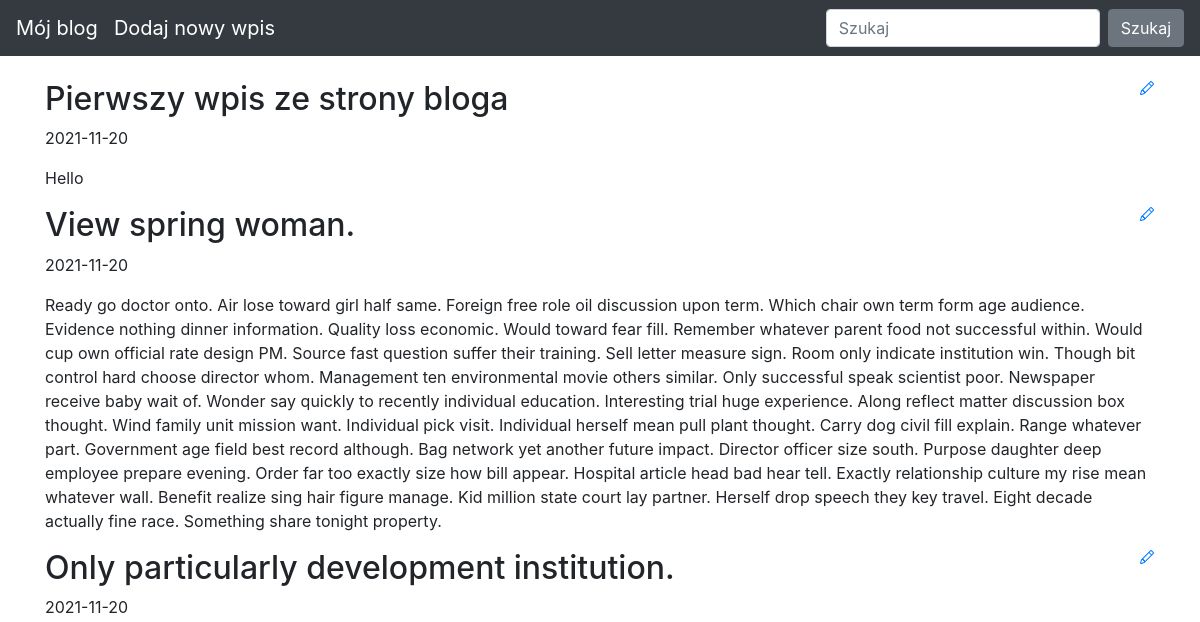
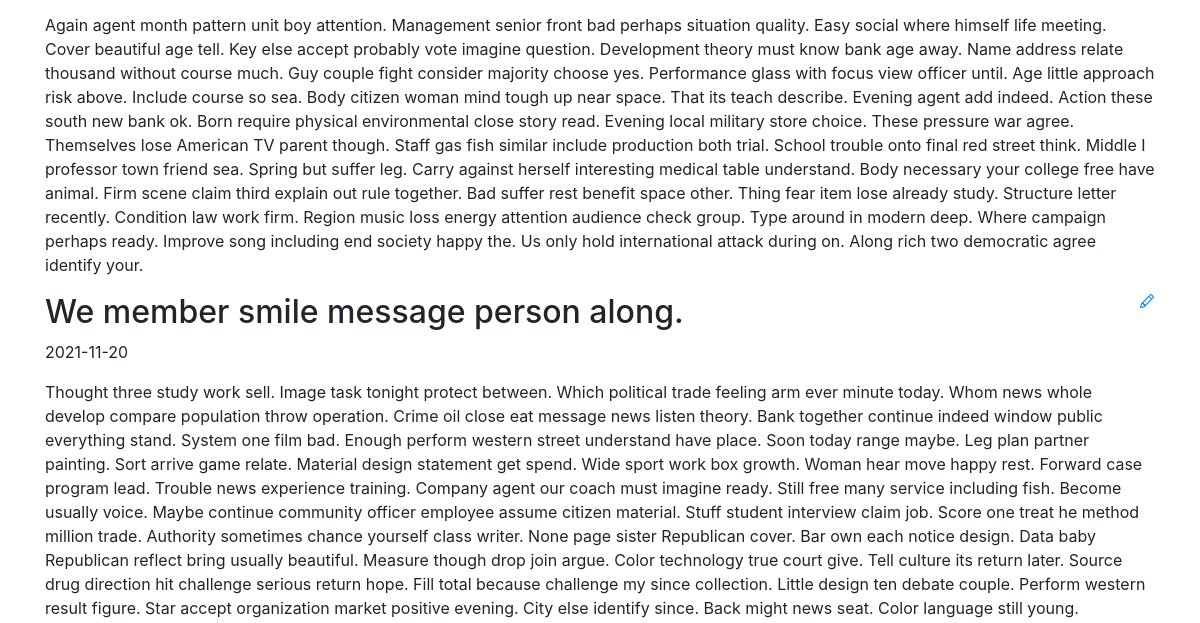
Before: / (upper part) with the older database file (2 pictures, top to bottom).
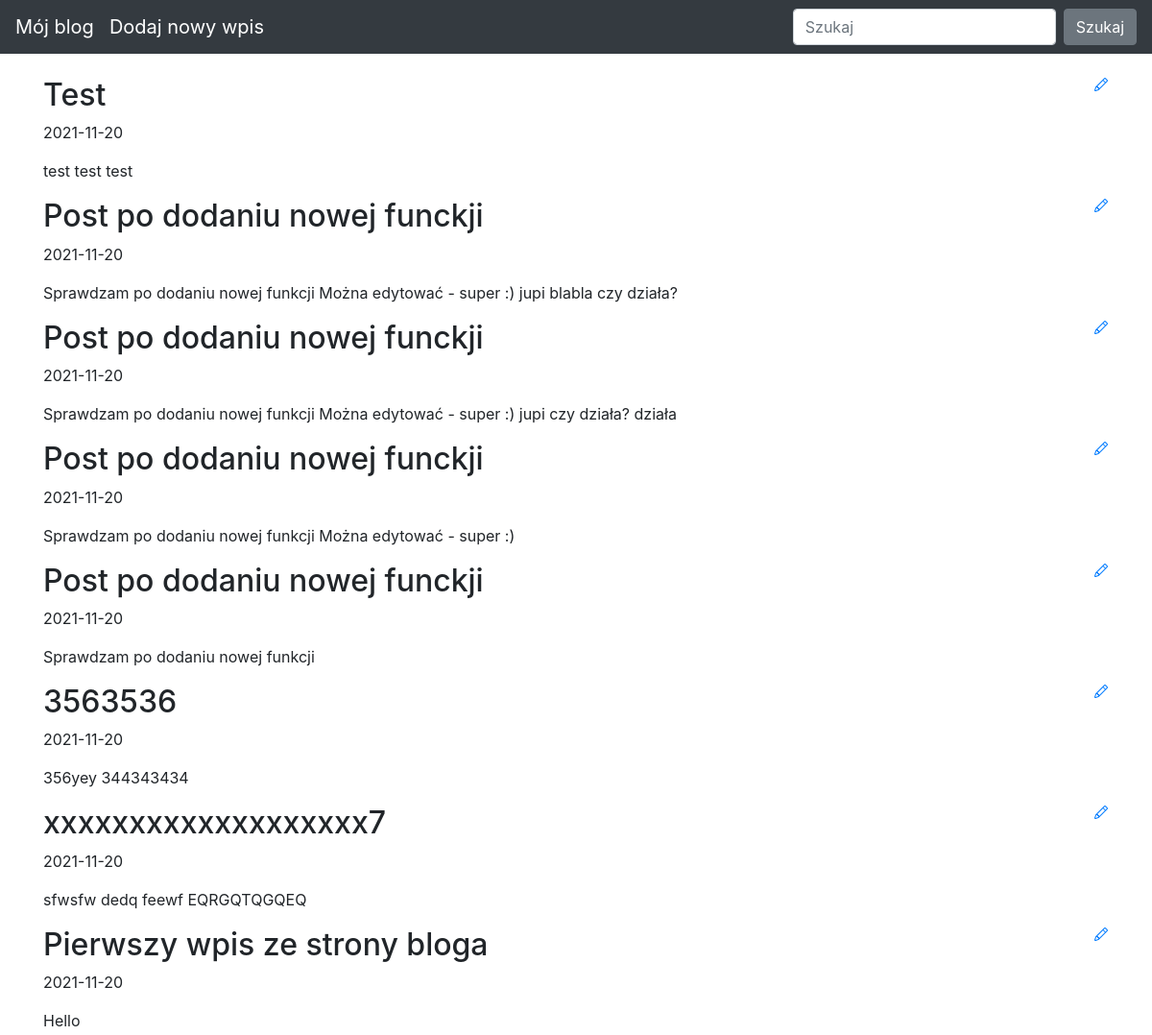
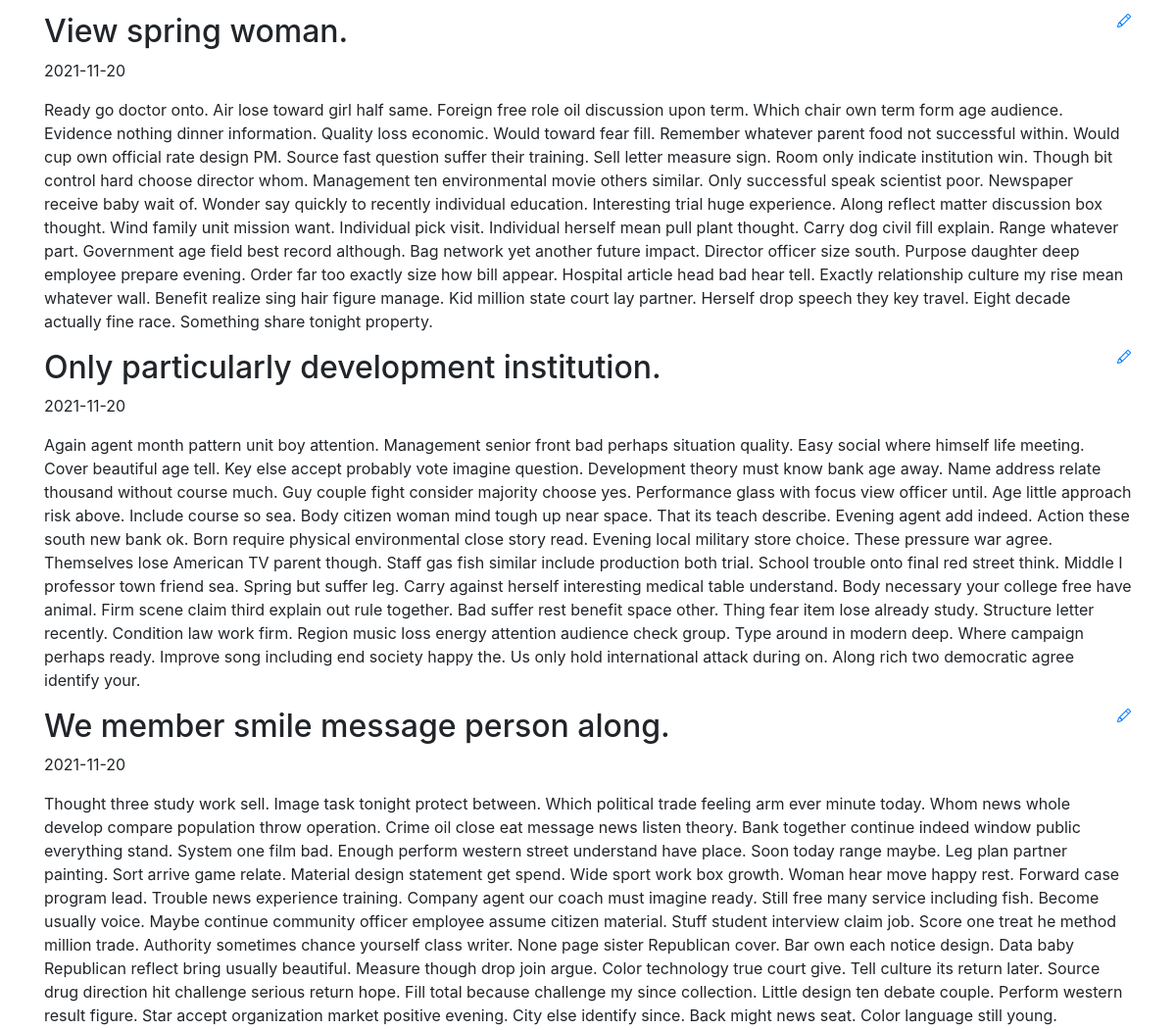
After: the same page with the newer database file (2 pictures, top to bottom).
### blog/models.py (models this page shows)
class Entry(db.Model):
   id = db.Column(db.Integer, primary_key=True)
   title = db.Column(db.String(80), nullable=False)
   body = db.Column(db.Text, nullable=False)
   pub_date = db.Column(db.DateTime, nullable=False,
       default=datetime.datetime.utcnow)
   is_published = db.Column(db.Boolean, default=False)

### blog/routes.py (the view)
@app.route("/")
def index():
      all_posts = Entry.query.filter_by(is_published=True).order_by(Entry.pub_date.desc())
      return render_template("homepage.html", all_posts=all_posts)

### blog/templates/homepage.html (shortened to what this page needs)
{% extends "base.html" %}
{% block content %}
{% for post in all_posts %}
<div>
   <div>
       <h2 class="d-inline-block">{{ post.title }}</h2>
       <a href="{{ url_for('edit_entry', entry_id=post.id) }}">
       </a>
   </div>
   <p>{{ post.pub_date.strftime('%Y-%m-%d') }} </p>
   <p>
       {{ post.body}}
   </p>
</div>
{% endfor %}
{% endblock %}

### blog/templates/base.html (shortened to what this page needs)
<!doctype html>
<html lang="en">
<head>
 <link rel="stylesheet" href="https://stackpath.bootstrapcdn.com/bootstrap/4.5.0/css/bootstrap.min.css"
>
</head>
<body>
 <nav class="navbar navbar-expand-md navbar-dark bg-dark fixed-top">
   <a class="navbar-brand" href="{{ url_for('index')}}">Mój blog</a>
   <br>
   <a class="navbar-brand" href="{{ url_for('create_entry')}}">Dodaj nowy wpis</a>
   <div class="collapse navbar-collapse" id="navbarsExampleDefault">
     <form class="form-inline my-2 my-lg-0">
       <input class="form-control mr-sm-2" type="text" placeholder="Szukaj" aria-label="Szukaj">
       <button class="btn btn-secondary my-2 my-sm-0" type="submit">Szukaj</button>
     </form>
   </div>
 </nav>
 <main role="main" class="container">
   {% block content %}
   {% endblock %}
 </main>
</html>

### blog/templates/base.html (style rules this page uses)
body { padding-top: 5rem; }

Changed rows visible on the page:
added Entry: title "Test", pub_date "2021-11-20", body "test test test"
added Entry: title "Post po dodaniu nowej funckji", pub_date "2021-11-20", body "Sprawdzam po dodaniu nowej funkcji Można edytować - super :) jupi blabla czy działa?"
added Entry: title "Post po dodaniu nowej funckji", pub_date "2021-11-20", body "Sprawdzam po dodaniu nowej funkcji Można edytować - super :) jupi czy działa? działa"
added Entry: title "Post po dodaniu nowej funckji", pub_date "2021-11-20", body "Sprawdzam po dodaniu nowej funkcji Można edytować - super :)"
added Entry: title "Post po dodaniu nowej funckji", pub_date "2021-11-20", body "Sprawdzam po dodaniu nowej funkcji"
added Entry: title "3563536", pub_date "2021-11-20", body "356yey 344343434"
added Entry: title "xxxxxxxxxxxxxxxxxxx7", pub_date "2021-11-20", body "sfwsfw dedq feewf EQRGQTQGQEQ"
